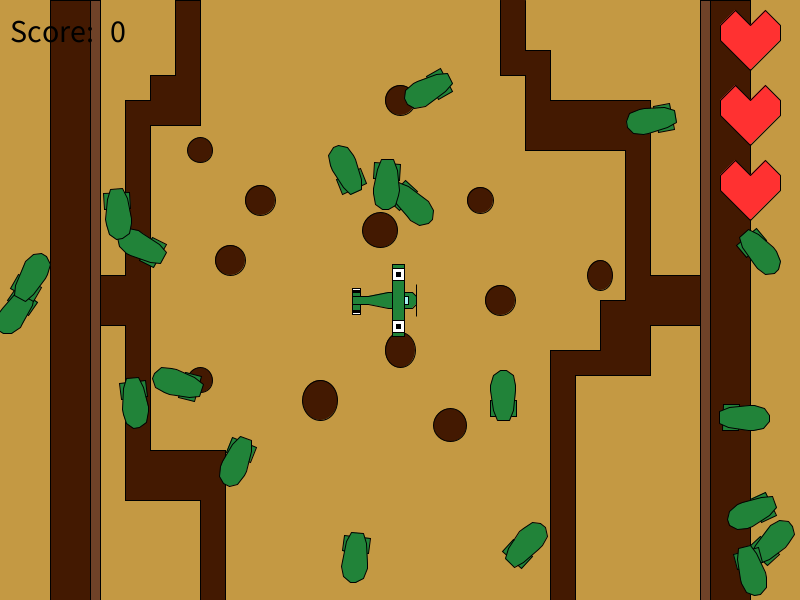
Frame 1 (no input)
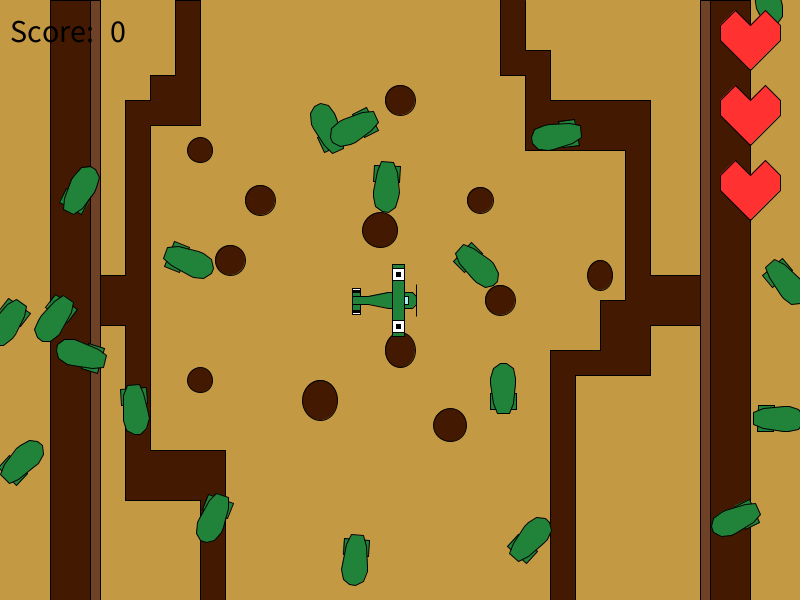
Frame 60 (the mouse pressed at the canvas centre just before this capture)
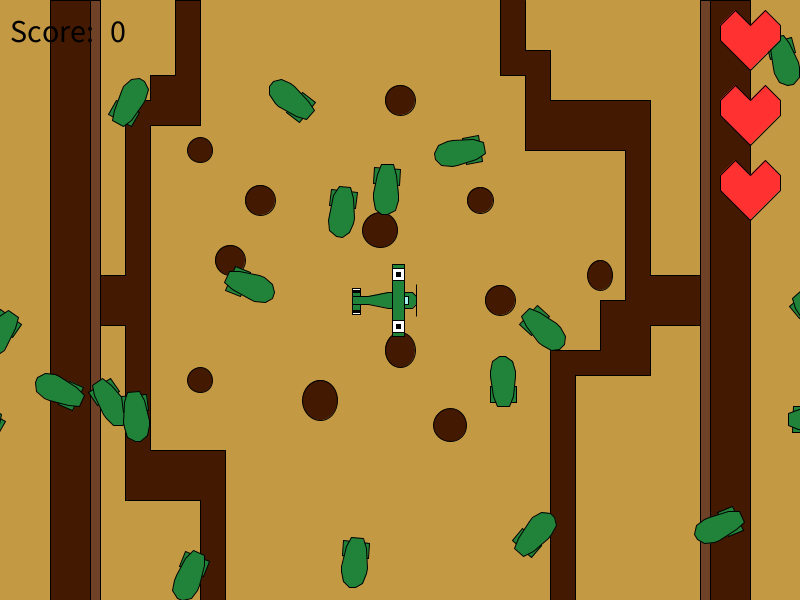
Frame 120 (the mouse held since frame 60 and released just before this capture)

The Processing sketch that drew these frames (run headless with seeded random() and noise(); from frame 60 on, the mouse is pressed at the canvas centre):

// Processing sketch: AsteroidsGame
// ── AsteroidsGame.pde
/* * * * * * * * * * * * * * * * * * * * * * *
 Class variable declarations here
 */
Spaceship player1;
Star back;
Asteroid[] bloons;
boolean boolDead = false;
//Asteroid[] asteroids;
//Star[] starField;


/*
  Track User keyboard input
*/
boolean ROTATE_LEFT;  //User is pressing <-
boolean ROTATE_RIGHT; //User is pressing ->
boolean MOVE_FORWARD; //User is pressing ^ arrow
boolean SPACE_BAR;    //User is pressing space bar


/* * * * * * * * * * * * * * * * * * * * * * *
 Initialize all of your variables and game state here
 */
public void setup() {
  size(800, 600);

  //initialize your asteroid array and fill it

  player1 = new Spaceship(width/2, height/2);
  back = new Star(0, 0);
  bloons = new Asteroid[20];
  for (int i = 0; i < bloons.length; i++) {
    float x = (float)(width*Math.random());
    float y = (float)(height*Math.random());
    float speed = (float)(2.5*Math.random());
    float direction = (float)(360*Math.random());
    float radius = 12;
    bloons[i] = new Asteroid(x, y, speed, direction, radius);
  }
  //initialize starfield
}


/* * * * * * * * * * * * * * * * * * * * * * *
 Drawing work here
 */
public void draw() {
  background(#C49943);

  back.show();

  //Draw Starfield first 
  //TODO: Part I

  //Check bullet collisions
  //TODO: Part III or IV - for not just leave this comment

  //TODO: Part II, Update each of the Asteroids internals

  //Check for asteroid collisions against other asteroids and alter course
  //TODO: Part III, for now keep this comment in place

  //Draw asteroids
  //TODO: Part II

  if (ROTATE_LEFT)
    player1.setDirection((player1.getDirection())-5.0);
  if (ROTATE_RIGHT)
    player1.setDirection((player1.getDirection())+5.0);

  if (MOVE_FORWARD == true) {
    if (player1.getSpeed() < 3) {
      player1.setSpeed((player1.getSpeed())+0.3);
    }
  } else {
    if (player1.getSpeed() > 0) {
      player1.setSpeed((player1.getSpeed())-0.5);
    }
    if (player1.getSpeed() < 0) {
      player1.setSpeed(.9);
    }
  }

  if(player1.getX() != width/2 && player1.getY() != height/2){
    checkOnShip();
    if(SPACE_BAR){
      
      player1.fire();
    }
  }
  
  if(player1.getLife() > 0){
    player1.update();
    player1.show();
    player1.checkOnBullets(bloons);
    textSize(32);
    fill(0);
    text("Score: ", 10, 42);
    text(player1.getScore(), 110, 42);
  } else {
    System.out.println("GAME OVER!");
  }
    


  for (int i = 0; i < bloons.length; i++) {
    if (bloons[i].getLives() == 2) {
      bloons[i].update();
      bloons[i].show();
      checkOnAsteroids();
    } else if(bloons[i].getLives() == 1) {
      bloons[i].showPara1();
      bloons[i].showPara2();
    } 
  }
  
  if(player1.getLife() == 3){
    player1.drawLives3();
  } else if(player1.getLife() == 2){
    player1.drawLives2();
  } else if(player1.getLife() == 1){
    player1.drawLives1();
  } else {
    player1.drawDead();
  }
  //Check for ship collision against asteroids
  //TODO: Part II or III

  //Draw spaceship & and its bullets
  //TODO: Part I, for now just render ship
  //TODO: Part IV - we will use a new feature in Java called an ArrayList, 
  //so for now we'll just leave this comment and come back to it in a bit. 

  //Update score
  //TODO: Keep track of a score and output the score at the top right
}



/* * * * * * * * * * * * * * * * * * * * * * *
 Record relevent key presses for our game
 */
void keyPressed() {
  if (key == CODED) {
    if (keyCode == LEFT) {
      ROTATE_LEFT = true;
    } else if ( keyCode == RIGHT ) {
      ROTATE_RIGHT = true;
    } else if (keyCode == UP) {
      MOVE_FORWARD = true;
    }
  }

  //32 is spacebar
  if (keyCode == 32) {  
    SPACE_BAR = true;
  }
}



/* * * * * * * * * * * * * * * * * * * * * * *
 Record relevant key releases for our game.
 */
void keyReleased() {  
  if (key == CODED) { 
    if (keyCode == LEFT) {
      ROTATE_LEFT = false;
    } else if ( keyCode == RIGHT ) {
      ROTATE_RIGHT = false;
    } else if (keyCode == UP) {
      MOVE_FORWARD = false;
    }
  }
  if (keyCode == 32) {
    SPACE_BAR = false;
  }
}

void checkOnAsteroids() {
  for (int i = 0; i < bloons.length; i++) {
    Asteroid a1 = bloons[i];
    for (int j = 0; j < bloons.length; j++) {
      Asteroid a2 = bloons[j];
      if (a1 != a2 && a1.collidingWith(a2) && a1.getLives() == 2 && a2.getLives() == 2) {
        for (int z = 0; z < 20; z++) {
          a1.direction = a1.direction + (float)(-180*Math.random());
        }
      }
    }
  }
}

void checkOnShip(){
  for(int i = 0; i < bloons.length; i++){
    Asteroid a1 = bloons[i];
    if(a1.collidingWith(player1) && a1.getLives() == 2){
      player1.setX(width/2);
      player1.setY(height/2);
      player1.setLives();
    } else if(a1.collidingWith(player1) && a1.getLives() == 1){
      a1.setLives();
    }
  }
}

// ── Asteroid.pde
/*
  Asteroid class
 Should extend Mover class and implement show.
 
 Initially, your asteroid may just be a simple circle or square
 but the final program should use "beginShap(), vertex(), and endShape()"
 to render the asteroid.
 */
class Asteroid extends Mover {
  
  int lives;

  Asteroid(float x, float y) {
    super(x, y);
    lives = 2;
  }

  Asteroid(float x, float y, float speed, float direction, float radius) {
    this.x = x;
    this.y = y;
    this.speed = speed;
    this.direction = direction;
    this.radius = radius;
    lives = 2;
  }
  
  void setLives(){
    lives = lives - 1;
  }
  
  int getLives(){
    return lives;
  }

  void show() {
    if (x > width+15) {
      x = -15;
    }
    if (x < -15) {
      x = width+15;
    }
    if (y > height+15) {
      y = -15;
    }
    if (y < -15) {
      y = height+15;
    }
    fill(33, 131, 57);
    pushMatrix();
    translate(x, y);
    rotate(radians(direction));
    rect(-16, -13, 16, 26);
    drawBody();
    popMatrix();
  }
  
  void showPara1(){
    fill(255);
    pushMatrix();
    translate(x-15, y);
    drawParachute();
    popMatrix();
  }
  
  void showPara2(){
    fill(255);
    pushMatrix();
    translate(x+15, y);
    drawParachute();
    popMatrix();
  }

  void drawBody() {
    beginShape();
    vertex(30, 3);
    vertex(25, 10);
    vertex(15, 12.5);
    vertex(10, 12.5);
    vertex(-10, 10);
    vertex(-20, 6);
    vertex(-20, -6);
    vertex(-10, -10);
    vertex(10, -13);
    vertex(15, -13);
    vertex(25, -10);
    vertex(30, -3);
    vertex(30, 3);
    endShape();
  }
  
  void drawParachute(){
    ellipse(0, 0, 25, 25);
    ellipse(0, 0, 8, 8);
  }
}

// ── Bullet.pde
class Bullet extends Mover {
  
  private int timer;
  int life;
  
  Bullet(float x, float y){
    super(x, y);
    timer = 25;
    life = 1;
  }
  
  Bullet(float x, float y, float speed, float direction, float size) {
    super(x, y, speed, direction, size);
    timer = 25;
  }
  
  void show(){
    if(timer > 0){
      pushMatrix();
      translate(x, y);
      rotate(radians(direction));
      fill(150);
      rect(-3, 1, 6, -2);
      popMatrix();
    }
  }
  
  void update(){
    super.update();
    timer--;
  }
  
  int getTimer(){
    return timer;
  }
  
  int getLife(){
    return life;
  }
  
  void setLife(){
    life = life - 1;
  }
  
}

// ── Mover.pde
/* * * * * * * * * * * * * * * * * * * * * * * * * * * * * * * * * * * * *
 All objects in this world that move must implemnt the Movalbe interface.
 */
interface Movable {
  /*
    Return the x location of the Movable
   */
  float getX();

  /*
    Return the y location of the Movable
   */
  float getY();

  /*
    Return the direction of the Movable in degrees.
   */
  float getDirection();

  /*
   Return the speed of the Movable.
   The speed you use is a relative value and will
   feel different for different frame rates. For example,
   if frameRate is set to 48, then a speed of 1 would move 48 pixels 
   per second.
   */
  float getSpeed();

  /*
   Return the radius of influence. If you could draw a circle
   around your object, then what would this radius be.
   */
  float getRadius();

  /* 
   Sets the direction of the Movable
   */
  void setDirection(float newDirectionInDegrees);

  /* 
   Sets the speed of the Movable
   */
  void setSpeed(float newSpeed);

  void setX(float newX);

  void setY(float newY);

  /*
   Update the internals of the instance
   */
  void update(); 

  /*
    Display the instance
   */
  void show();

  /*
   Return true if the instance of Movable is "colliding with" 
   the movable referred to by object.  *Note* An object should not
   be able to collide with iteself.
   */
  boolean collidingWith(Movable object);
}
//END OF Movable Interface




/* * * * * * * * * * * * * * * * * * * * * * * * * * * * * * * * * * * * 
 Abstract base class Mover 
 */
abstract class Mover implements Movable {

  protected float x, y;
  protected float speed;
  protected float direction;
  protected int myColor;
  protected float radius;  

  /*
    Default Mover, not actually moving and directionless
   */
  Mover(float x, float y) {
    //The line below shows how we can 
    //link this constructor to the constructor below through "this"
    this(x, y, 0, 0, 0);
  }

  Mover() {
    super();
  }

  /*
    Mover constructor specifying x, y position along with its speed and
   direction (in degrees)
   */
  Mover(float x, float y, float speed, float direction, float radius) {
    this.x = x;
    this.y = y;
    this.speed = speed;
    this.direction = direction;
    myColor = 225;
    this.radius = radius;
  }

  /*
    Most of your movalbe objects should follow this pattern.
   */
  void update() {
    x = x + speed*(float)Math.cos(radians(direction));
    y = y + speed*(float)Math.sin(radians(direction));

    //todo: You need to decide what to do when X is less than 0 or greater than width
    //todo: You need to decide what to do when Y is less than 0 or greater than height
  }



  /*
    Save this for your subclasses to override.
   but notice how it is tagged with abstract, meaning 
   it is incomplete. (It's like an I.O.U.)
   */
  abstract void show();


  /*
    TODO: Part 4: Implement collision detection
   */
  boolean collidingWith(Movable m) {
    //Can't collide with yourself
    float distance = dist(x, y, m.getX(), m.getY());
    boolean touching = distance < radius + m.getRadius();
    return touching;
  }

  //TODO: Part I: implement the methods of Moveable interface
  float getX() {
    return this.x;
  }

  float getY() {
    return this.y;
  }

  float getDirection() {
    return this.direction;
  }

  float getSpeed() {
    return this.speed;
  }

  float getRadius() {
    return this.radius;
  }

  void setDirection(float newDirection) {
    this.direction = newDirection;
  }

  void setSpeed(float newSpeed) {
    this.speed = newSpeed;
  }

  void setX(float newX) {
    this.x = newX;
  }

  void setY(float newY) {
    this.y = newY;
  }
}

// ── Spaceship.pde
/*
  Spaceship class
 Should extend Mover class and implement show.
 You may add additional methods to this class, for example "rotate" and "accelerate" 
 might be useful.
 */
class Spaceship extends Mover { 
  int life;
  int score;
  Bullet myBullet;
  ArrayList <Bullet> bullets;
  Spaceship(float x, float y) {
    super(x, y);
    bullets = new ArrayList<Bullet>();
    life = 3;
    radius = 25.0;
    score = 0;
    
  }

  Spaceship(float x, float y, float speed, float direction) {
    this(x, y);
    this.speed = speed;
    this.direction = direction;
  }
  
  int getLife(){
    return life;
  }
  
  void setLives(){
    life = life - 1;
  }
  
  void show() {
    if (x > width+35) {
      x = -35;
    }
    if (x < -35) {
      x = width+35;
    }
    if (y > height+35) {
      y = -35;
    }
    if (y < -35) {
      y = height+35;
    }
    pushMatrix();
    translate(x, y);
    rotate(radians(direction));
    drawBody();
    drawWing();
    drawWindShield();
    drawBack();
    drawProp();
    popMatrix();
    for (int i=0; i<bullets.size(); i++) {
      Bullet b = bullets.get(i);
      if (b != null)
        b.show();
    }
  }
  
  void fire() {
    if (bullets.size() < 50 && x != 300 && y != 200) {
      myBullet = new Bullet(this.x, this.y, this.speed + 5, this.direction, 10);
      bullets.add(myBullet);
    }
  }
  
  void update(){
    super.update();
    for (int i=0; i<bullets.size(); i++) {
      Bullet b = bullets.get(i);
      if (b != null)
        b.update();
      if (b.getTimer() < 0) {
        bullets.remove(b);
      }
    }
  }
  
  int getScore(){
    return score;
  }
  
  void checkOnBullets(Asteroid[] ball){
    for(Bullet b: bullets){
      for(int i = 0; i < ball.length; i++){
        if(b.collidingWith(ball[i])){
          if(b.getLife() != 0){
            score++;
          }
          ball[i].setLives();
          b.setLife();
      } 
    }
    }
  }


  //green = 33,131,57
  //windshield = 166, 245,245

  void drawWing() {
    beginShape();
    fill(33, 131, 57);
    rect(-8, -36, 12, 72);

    fill(255, 255, 255);
    rect(-8, -32, 12, 12);
    rect(-8, 20, 12, 12);

    fill(0, 0, 0);
    rect(-4, -28, 4, 4);
    rect(-4, 24, 4, 4);
    endShape(CLOSE);
  }

  void drawBody() {
    beginShape();
    fill(33, 131, 57);
    vertex(12, -8);
    vertex(16, -4);
    vertex(16, 4);
    vertex(12, 8);
    vertex(-12, 8);
    vertex(-32, 4);
    vertex(-40, 4);
    vertex(-48, 4);
    vertex(-48, -4);
    vertex(-40, -4);
    vertex(-32, -4);
    vertex(-12, -8);
    vertex(12, -8);
    endShape(CLOSE);

    //fill(166, 245, 245);
    //rect(4, -4, 4, 8);
  }

  void drawWindShield() {
    beginShape();
    fill(166, 245, 245);
    rect(4, -4, 4, 8);
    endShape(CLOSE);
  }

  void drawBack() {
    beginShape();
    fill(33, 131, 57);
    rect(-48, -12, 8, 8);
    rect(-48, 4, 8, 8);

    fill(255, 255, 255);
    rect(-48, -12, 8, 2);
    rect(-48, 12, 8, 2);

    fill(0, 0, 0);
    rect(-48, -10, 8, 2);
    rect(-48, 10, 8, 2);
    endShape(CLOSE);
  }

  void drawProp() {
    beginShape();
    fill(0, 0, 0);
    vertex(16, -16);
    vertex(16, 16);
    endShape(CLOSE);
  }
  
  void drawLives3(){
    pushMatrix();
    fill(#FF3131);
    drawLives3_1();
    drawLives3_2();
    drawLives3_3();
    popMatrix();
  }
  
  void drawLives3_1(){
    pushMatrix();
    translate(750, 25);
    drawHeart();
    popMatrix();
  }
  
  void drawLives3_2(){
    pushMatrix();
    translate(750, 100);
    drawHeart();
    popMatrix();
  }
  
  void drawLives3_3(){
    pushMatrix();
    translate(750, 175);
    drawHeart();
    popMatrix();
  }
  
  
  
  
  void drawLives2(){
    pushMatrix();
    fill(#FF3131);
    drawLives2_1();
    drawLives2_2();
    popMatrix();
  }
  
  void drawLives2_1(){
    pushMatrix();
    translate(750, 25);
    drawHeart();
    popMatrix();
  }
  
  void drawLives2_2(){
    pushMatrix();
    translate(750, 100);
    drawHeart();
    popMatrix();
  }
  
  void drawLives1(){
    pushMatrix();
    fill(#FF3131);
    translate(750, 25);
    drawHeart();
    popMatrix();
  }
  
  void drawDead(){
    pushMatrix();
    fill(#D1C8C8);
    translate(750, 25);
    beginShape();
    fill(#D1C8C8);
    drawHead();
    
    fill(0);
    drawEyeL();
    drawEyeR();
    drawNose();
    endShape();
    popMatrix();
  }
  
  void drawHead(){
    beginShape();
    vertex(15,0);
    vertex(30, 15);
    vertex(30, 30);
    vertex(15, 45);
    vertex(15, 60);
    vertex(-15, 60);
    vertex(-15, 45);
    vertex(-30, 30);
    vertex(-30, 15);
    vertex(-15, 0);
    vertex(15, 0);
    endShape();
  }
  
  void drawEyeL(){
    rect(-15, 15, 8, 15);
  }
  
  void drawEyeR(){
    rect(7, 15, 8, 15);
  }
  
  void drawNose(){
    beginShape();
    vertex(0, 30);
    vertex(5, 37);
    vertex(-5, 37);
    endShape();
  }
  
  
  void drawHeart(){
    beginShape();
    vertex(0, 0);
    vertex(15, -15);
    vertex(30, 0);
    vertex(30, 15);
    vertex(0, 45);
    vertex(-30, 15);
    vertex(-30, 0);
    vertex(-15, -15);
    vertex(0, 0);
    endShape();
  }
    
}

// ── Star.pde
//note that this class does NOT *NEED* to extend Mover but can if you like
class Star {
  float x, y;
  
  Star(float x, float y){
    this.x = x;
    this.y = y;
  }
  
  
  void show(){
    fill(#431901);
    trench1();
    trench2();
    wTrench();
    eTrench();
    ellipse(200, 150, 25, 25);
    ellipse(400, 100, 30, 30);
    ellipse(320, 400, 35, 40);
    ellipse(230, 260, 30, 30);
    ellipse(260, 200, 30, 30);
    ellipse(450, 425, 33, 33);
    ellipse(200, 380, 25, 25);
    ellipse(600, 275, 25, 30);
    ellipse(500, 300, 30, 30);
    ellipse(400, 350, 30, 35);
    ellipse(380, 230, 35, 35);
    ellipse(480, 200, 26, 26);
    
    fill(#6F4228);
    trench1a();
    trench2a();
  }
  
  void trench1(){
    rect(50, 0, 50, 600);
  }
  
  void trench1a(){
    rect(90, 0, 10, 600);
  }
  
  void trench2(){
    rect(700, 0, 50, 600);
  }
  
  void trench2a(){
    rect(700, 0, 10, 600);
  }
  
  void wTrench(){
    beginShape();
    vertex(100, 275);
    vertex(125, 275);
    vertex(125, 100);
    vertex(150, 100);
    vertex(150, 75);
    vertex(175, 75);
    vertex(175, 0);
    vertex(200, 0);
    vertex(200, 125);
    vertex(150, 125);
    vertex(150, 450);
    vertex(225, 450);
    vertex(225, 600);
    vertex(200, 600);
    vertex(200, 500);
    vertex(125, 500);
    vertex(125, 325);
    vertex(100, 325);
    vertex(100, 275);
    endShape();
  }
  
  void eTrench(){
    beginShape();
    vertex(500, 0);
    vertex(500, 75);
    vertex(525, 75);
    vertex(525, 150);
    vertex(625, 150);
    vertex(625, 300);
    vertex(600, 300);
    vertex(600, 350);
    vertex(550, 350);
    vertex(550, 600);
    vertex(575, 600);
    vertex(575, 375);
    vertex(650, 375);
    vertex(650, 325);
    vertex(700, 325);
    vertex(700, 275);
    vertex(650, 275);
    vertex(650, 100);
    vertex(550, 100);
    vertex(550, 50);
    vertex(525, 50);
    vertex(525, 0);
    endShape();
  }
}
